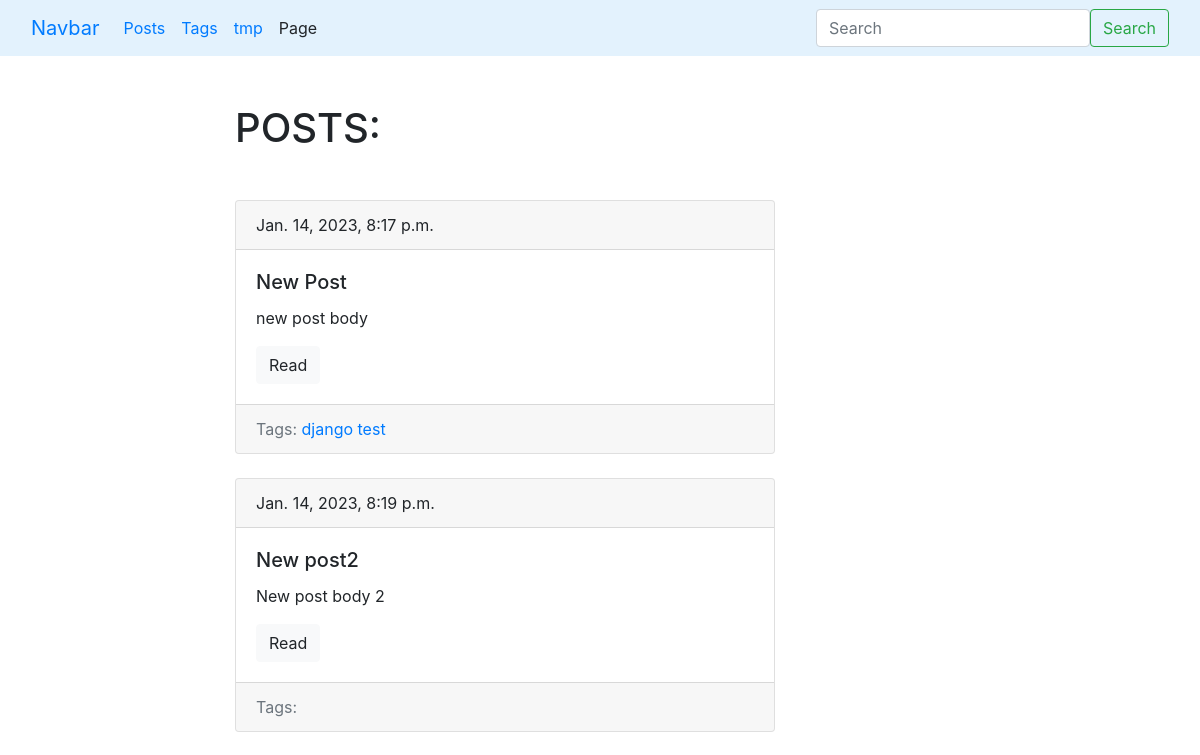
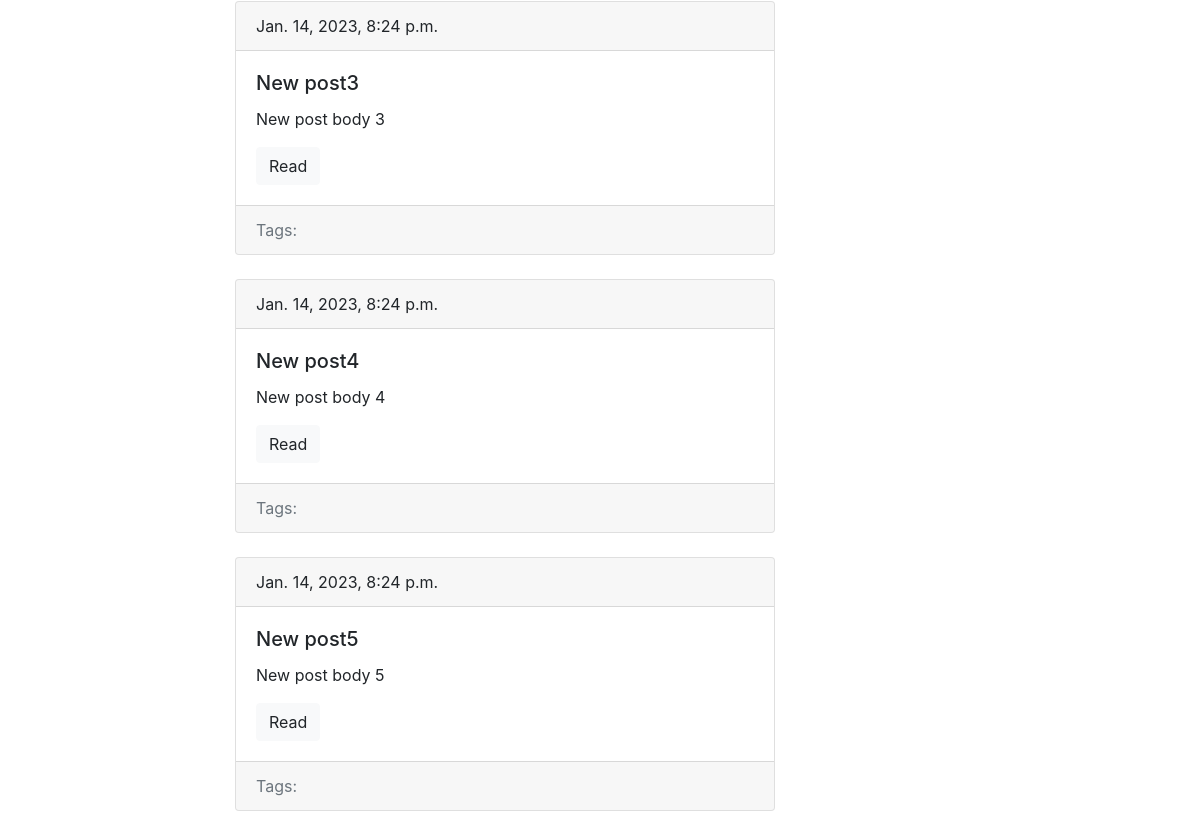
/blog/, run on an earlier commit of the app's database (2 pictures, top to bottom).
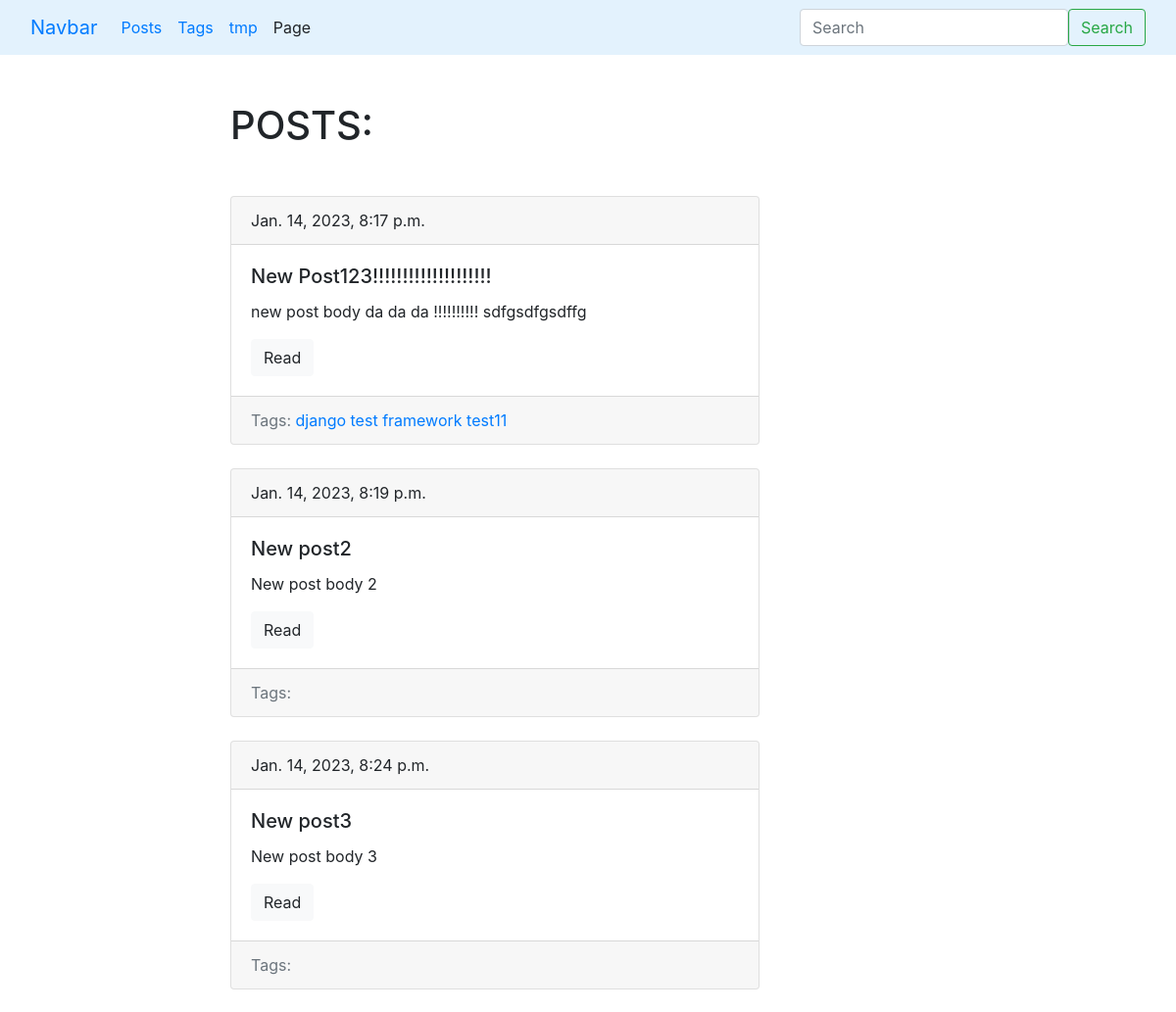
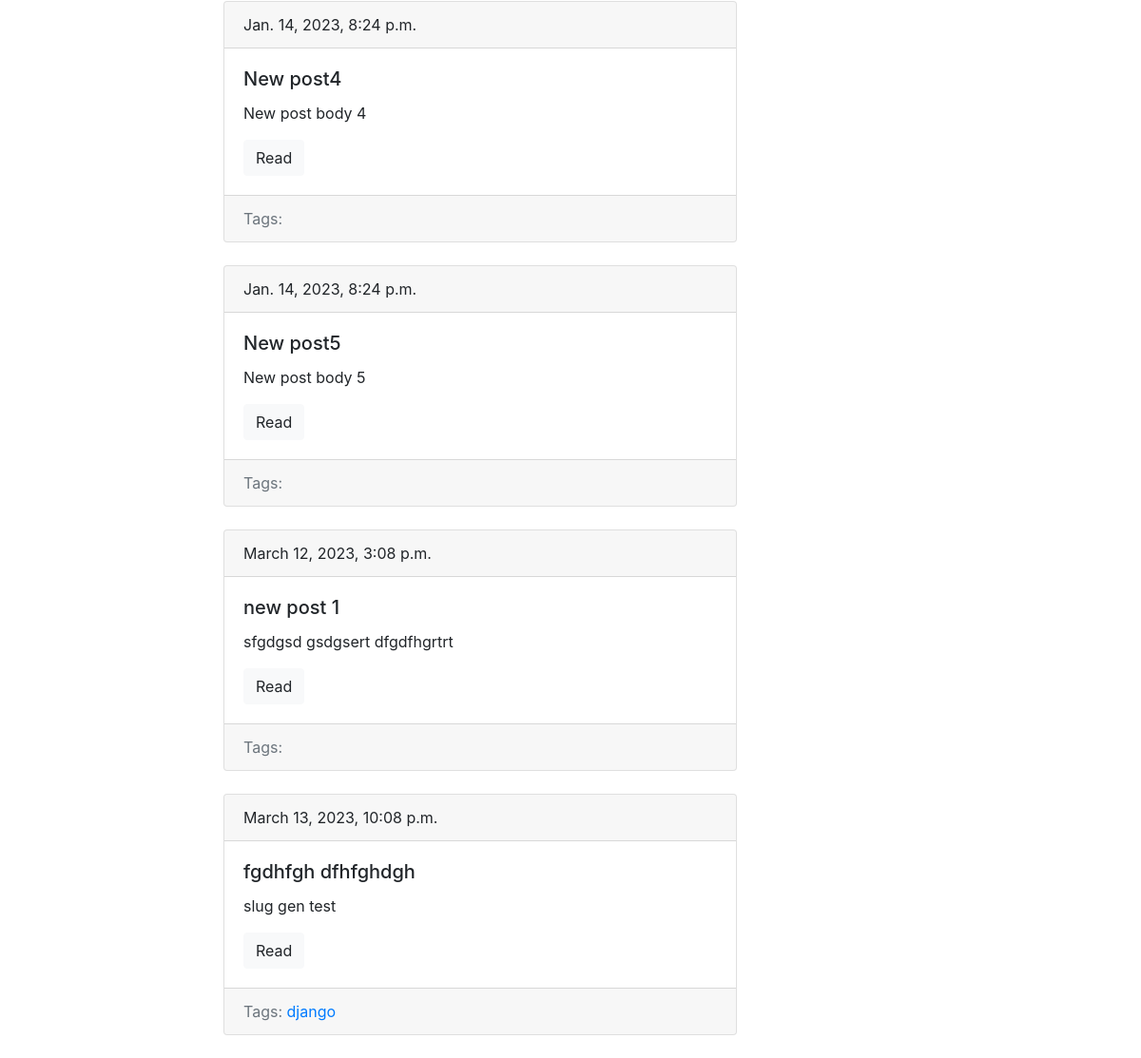
And on a later commit of the database (2 pictures, top to bottom).
### blog/models.py (models this page shows, shortened)
class Post(models.Model):
    title = models.CharField(max_length=150, db_index=True)
    slug = models.SlugField(max_length=150, blank=True, unique=True)
    body = models.TextField(blank=True, db_index=True)
    tags = models.ManyToManyField('Tag', blank=True, related_name='posts')
    date_pub = models.DateTimeField(auto_now_add=True)
    def get_absolute_url(self):
        return reverse('post_detail_url', kwargs={'slug': self.slug})

class Tag(models.Model):
    title = models.CharField(max_length=128)
    slug = models.SlugField(max_length=128, unique=True)
    def get_absolute_url(self):
        return reverse('tag_detail_url', kwargs={'slug': self.slug})

### blog/views.py (the view)
# urls.py: path('', posts_list, name='post_list_url'),
def posts_list(request):
    posts = Post.objects.all()
    context = {
        'posts': posts
    }
    return render(request, 'blog/index.html', context)

### blog/templates/blog/index.html (shortened to what this page needs)
{% extends 'blog/base.html' %}
{% block content%}
    <h1 class="mb-5">POSTS:</h1>
    {% for post in posts %}
            {% include 'blog/includes/post_card_template.html' %}
    {% endfor %}
{% endblock %}

### blog/templates/blog/includes/post_card_template.html
        <div class="card mb-4">
            <div class="card-header">
                {{ post.date_pub }}
            </div>
            <div class="card-body">
                <h5 class="card-title">{{ post.title }}</h5>
                <p class="card-text">{{ post.body|truncatewords:15 }}</p>
                <a href="{{ post.get_absolute_url }}" class="btn btn-light">Read</a>
            </div>
            <div class="card-footer text-muted">
            Tags:
                {%  for tag in post.tags.all %}
                    <a href="{{ tag.get_absolute_url }}">{{ tag.title }}</a>
                {% endfor %}
            </div>
        </div>

What changed in the data, as far as the page shows it:
changed Post: gains Tag (title "framework"); gains Tag (title "test11"); title "New Post" → "New Post123!!!!!!!!!!!!!!!!!!!!"; body "new post body" → "new post body da da da !!!!!!!!!! sdfgsdfgsdffg"
added Post: date_pub "March 12, 2023, 3:08 p.m.", title "new post 1", body "sfgdgsd gsdgsert dfgdfhgrtrt"
added Post: date_pub "March 13, 2023, 10:08 p.m.", title "fgdhfgh dfhfghdgh", body "slug gen test", Tag (title "django")
